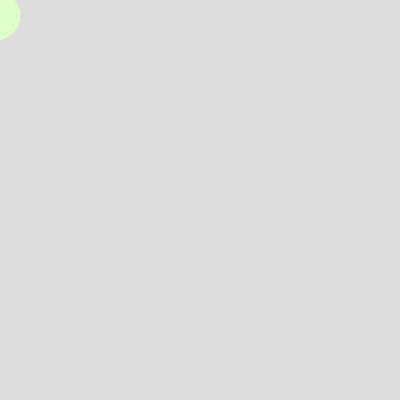
Frame 1 (no input)
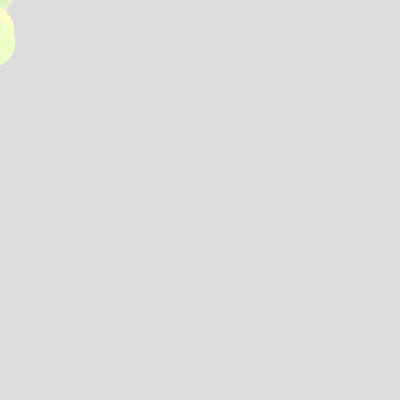
Frame 60 (no input)
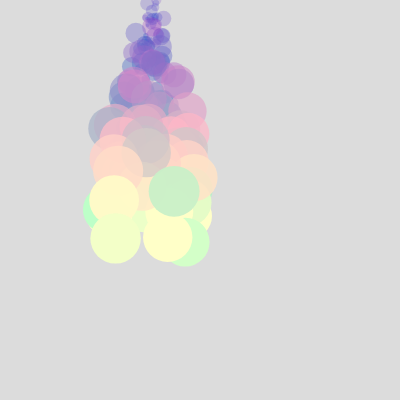
Frame 120 (the mouse pressed at the canvas centre since frame 60)

The p5.js sketch that drew these frames (run headless with seeded random() and noise() and a simulated clock; from frame 60 on, the mouse is pressed at the canvas centre):

// p5.js sketch
// ── sketch.js

function setup() {
  createCanvas(400, 400);
  
}

function draw() {
  background(220);
  for (let i = 0; i <= 200; i++) {

    let pmx = pmouseX - 50;
    let pmy = pmouseY - 50;
    let mx = mouseX - 50;
    let my = mouseY - 50;


    let yValue = random(0, 100) + i;
    let xValue = random(0, 100) + i;
    fill(xValue, yValue ,200, yValue);
    circle(pmx + random(-i/4,i/4), (mouseY+ yValue)-250, random(0, 1)+i/4);

    noStroke();

  }
  
}
